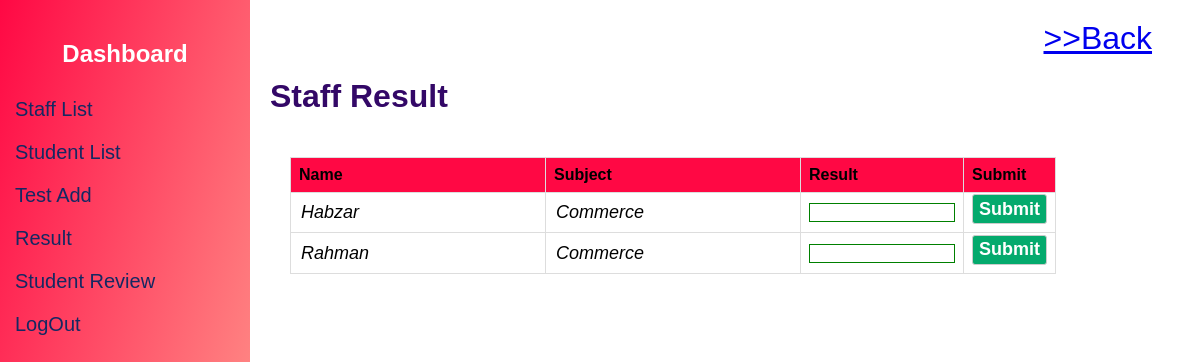
The page /result.php on the database its author committed.
### tables this page shows
CREATE TABLE `staffdata` (
  `Staff_Name` varchar(100) NOT NULL,
  `Staff_Email` varchar(100) NOT NULL,
  `Subject` varchar(50) NOT NULL,
  `Password` varchar(50) NOT NULL
);

### result.php (the view, shortened to what this page needs)
<?php include('db.php') ?>
<!DOCTYPE html>
<html>
<head>
</head>
<body>
<div class="sidenav">
    <h2>Dashboard</h2>
    <a href="./addstaff.php">Staff List</a>
    <a href="./addstu.php">Student List</a>
    <a href="./test.php">Test Add</a>
    <a href="./result.php">Result</a>
    <a href="./stdreview.php">Student Review</a>
    <a href="./index.php">LogOut</a>
</div>
<div class="main">
<a class="back" href="./staffdash.php "> >>Back</a>
    <h1>Staff Result</h1>
    <div class="content">
<table>
    <tr>
        <th>Name</th>
        <th>Subject</th>
        <th>Result</th>
        <th>Submit</th>
    </tr>
    <?php
    $sql = "SELECT * FROM staffdata";
    $result = $conn->query($sql);
    if ($result->num_rows > 0) {
        while($row = $result->fetch_assoc()) {
            ?>
            <form action="" method="POST">
            <tr>
            <td><input type="text" class="fire" name='stfnam' value="<?php echo $row["Staff_Name"]?>"></td>
            <td><input type="text" class="fire" name='stfsubject' value='<?php echo $row["Subject"]?>'></td>
                    <td><input type="text" class="fail" name="pass" value="" id=""></td>
                    <td><input type="submit" name="res" value="Submit"></td>
                  </tr>
                  </form>
                  <?php
        }
    } else {
        echo "<tr><td colspan='3'>No users found</td></tr>";
    }
    ?>
</table>
    </div>
</div>
</body>
</html>

### result.php (style rules this page uses)
body { font-family: Arial, sans-serif; margin: 0; padding: 0; display: flex; }
.sidenav { height: 100vh; width: 250px; background-image:linear-gradient(to bottom right, #ff0844,#ffb199); color: #fff; padding-top: 20px; }
.sidenav h2 { text-align: center; }
.sidenav a { padding: 10px 15px; text-decoration: none; font-size: 20px; color: #fff; color: #125b50; color: #152862; display: block; }
.main { flex: 1; padding: 20px; }
.main h1 { background: linear-gradient(to right, #330867 0%, #330867 100%); background-clip: text; color: transparent; }
.content { background-color: #fff; padding: 20px; border-radius: 8px; }
table { border-collapse: collapse; width: 50%; }
td { border: 1px solid #dddddd; text-align: left; padding: 8px; }
th { border: 1px solid #dddddd; text-align: left; padding: 8px; background-color: #ff0844; }
.fire { border: none; font-style: oblique; font-size: large; }
input[type=submit] { cursor: pointer; background-color: #04AA6D; color: white; border: none; text-decoration: none; height: 30px; width: 100%; margin-top: -10px; font-size: large; font-weight: bolder; border: 1px solid #ccc; border-radius: 3px; }
.back { border: none; background: transparent; font-size: xx-large; margin-left: 85%; }
.fail { border: 1px solid green; width: 140px; }

### rows shown on the page
staffdata: stfnam "Habzar", stfsubject "Commerce"
staffdata: stfnam "Rahman", stfsubject "Commerce"
